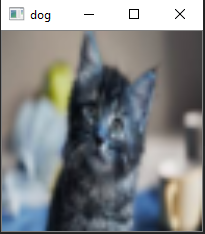
#> input picture 1.PNG, 205 x 234 px, found by its file name
$ python plot.py
#> lines starting #> are read from the running program, lines starting #| are printed output that depends on the picture
import cv2
import numpy as np

# Read First Image
img1 = cv2.imread('1.png')
#> img1 is the input picture: shape (234, 205, 3); mean B, G, R 134.2, 133.1, 130.3
img2 = cv2.imread('2.png')
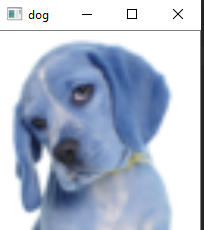
#> input picture 2.PNG, 204 x 230 px, found by its file name
#> img2 is the input picture: shape (230, 204, 3); mean B, G, R 207.2, 188.6, 177.7
img3 = cv2.imread('3.png')
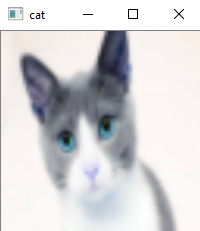
#> input picture 3.PNG, 200 x 231 px, found by its file name
#> img3 is the input picture: shape (231, 200, 3); mean B, G, R 214.1, 212, 212.6
img4 = cv2.imread('4.png')
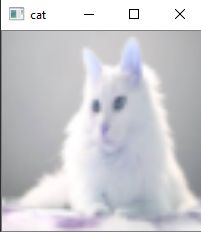
#> input picture 4.PNG, 201 x 232 px, found by its file name
#> img4 is the input picture: shape (232, 201, 3); mean B, G, R 207.5, 203.2, 203.2
img5 = cv2.imread('5.png')
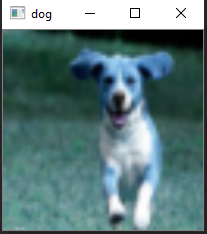
#> input picture 5.PNG, 207 x 234 px, found by its file name
#> img5 is the input picture: shape (234, 207, 3); mean B, G, R 124.8, 123.6, 94.4
img6 = cv2.imread('6.png')
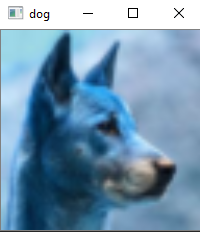
#> input picture 6.PNG, 200 x 232 px, found by its file name
#> img6 is the input picture: shape (232, 200, 3); mean B, G, R 175.1, 149.4, 115.7
img7 = cv2.imread('7.png')
img8 = cv2.imread('8.png')

# concatanate image Horizontally
#> (the run stopped early here; a loop or call above may not have finished)
